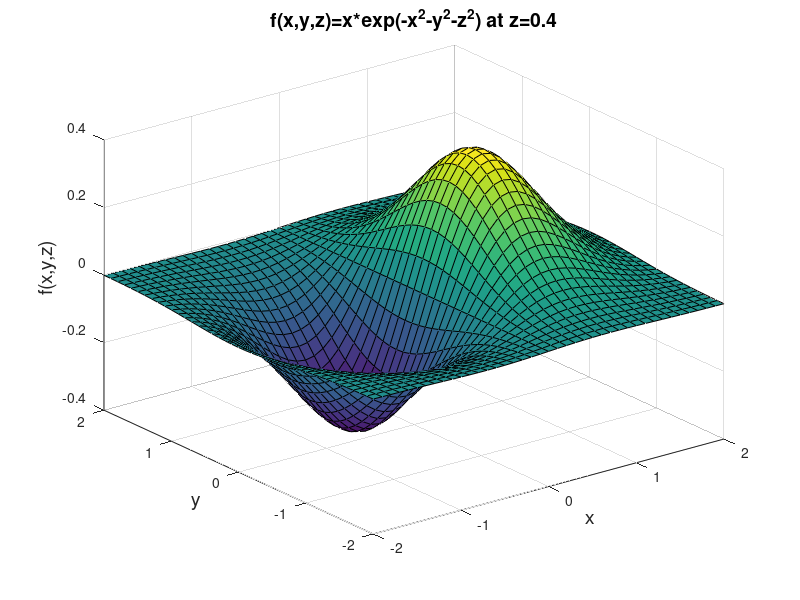
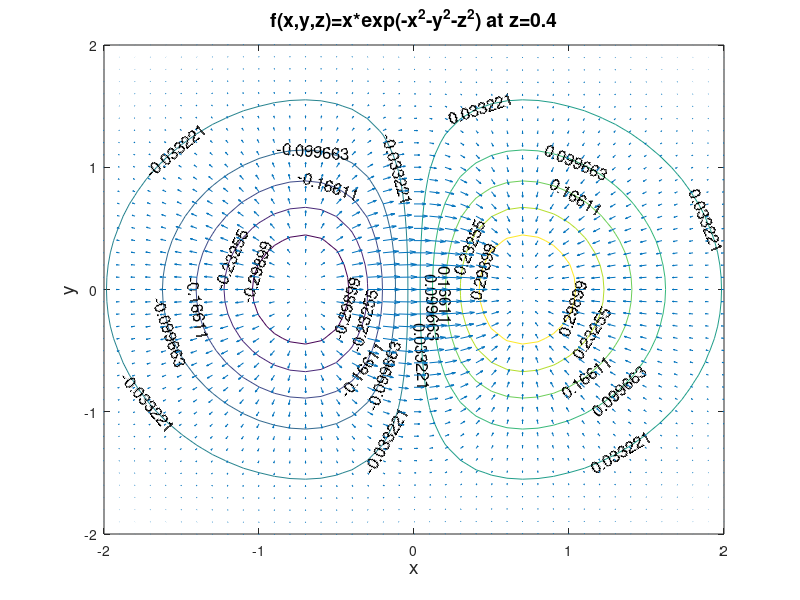

Reproduce these figures in MATLAB, in order.
%gradient_ex.m
%This script plots and evaluates the function f=x*exp(-(x^2+y^2+z^2)) and its gradient
%The plots are done versus x,y at a certain z value
warning off; %supress unwanted warnings by plotter if needed
clear;
vmax=2.0;
xmax=vmax; ymax=vmax; zmax=vmax; % x,y,z limits
vs=0.1;
xs=vs; ys=vs; zs=vs; % step size
N=2*vmax/vs; % number of points to be plotted is NxNxN
dv=0.1;
dx=dv; dy=dv; dz=dv; % used in the gradient
m=round(N/2+5); zm=-zmax+(m-1)*zs; % value of z at which we plot f(x,y,z)
[x,y,z]=meshgrid(-xmax:xs:xmax,-ymax:ys:ymax,-zmax:zs:zmax);
f=x.*exp(-(x.^2+y.^2+z.^2)); % the desired function
[dfx,dfy,dfz] = gradient(f,dx,dy,dz);%gradient of f(x,y,z)
%mesh(x(:,:,m),y(:,:,m),f(:,:,m)) % can do a mesh if desired
surf(x(:,:,m),y(:,:,m),f(:,:,m)) % surface plot
xlabel('x','FontSize',14)
ylabel('y','FontSize',14)
zlabel('f(x,y,z)','FontSize',14)
str=cat(2,'f(x,y,z)=x*exp(-x^2-y^2-z^2) at ','z=',num2str(zm,3));
title(str,'FontSize',14)
figure
%contour(x(:,:,m),y(:,:,m),f(:,:,m),20)%contour plot 20 line case
[C,h] = contour(x(:,:,m),y(:,:,m),f(:,:,m));% generate contour plot
clabel(C,h,'FontSize',12)% add countour labels
hold on
quiver(x(:,:,m),y(:,:,m),dfx(:,:,m),dfy(:,:,m))%draw the gradient as arrows at x
xlabel('x','FontSize',14)
ylabel('y','FontSize',14)
str=cat(2,'f(x,y,z)=x*exp(-x^2-y^2-z^2) at ','z=',num2str(zm,3));
title(str,'FontSize',14)